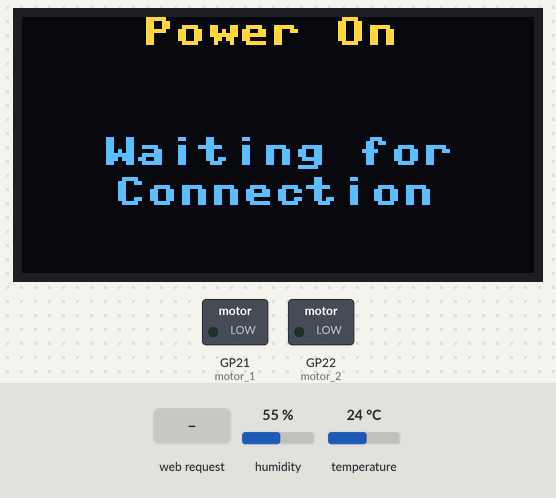
This program was run on a simulated Raspberry Pi Pico running MicroPython. On the bench: 128×64 one-colour display, switched loads named in the program (green lamp = pin HIGH). The test bench sets the inputs (shaded band); at power-on: humidity 55 %, temperature 24 °C. The OLED is the two-colour kind (top 16 rows yellow); WiFi joins after 1.5 s; the clock reads 2024-03-15 10:24:30 at power-on unless the program sets it; what the program prints to the serial console is not drawn.

Above: at 0.1 s.
At 3.2 s:
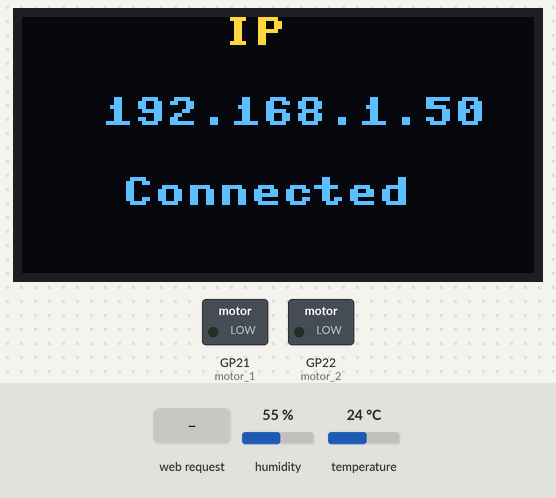
3.3 s: HTTP request GET / received
Timing chart, 0 to 6.3 s (numbered marks = the images above; inputs shaded):
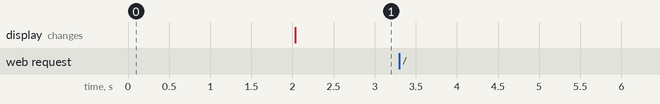

The program:

PicoW_Smart_GreenHouse.py
```python
import time
import network
import socket
from machine import Pin, ADC
from picobricks import SSD1306_I2C, DHT11
from time import sleep
WIDTH = 128
HEIGHT = 64
sda=machine.Pin(4)
scl=machine.Pin(5)
i2c=machine.I2C(0,sda=sda, scl=scl, freq=1000000)
oled = SSD1306_I2C(WIDTH, HEIGHT, i2c)

motor_1 = Pin(21, Pin.OUT)
motor_2 = Pin(22, Pin.OUT)

smo_sensor=ADC(27)
dht_sensor = DHT11(Pin(11))
dht_read_time = time.time() # Defined a variable to keep last DHT11 read time

#Connect to Wifi
ssid = "WiFi ID"
password = "WiFi Password"
wlan = network.WLAN(network.STA_IF)
wlan.active(True)
wlan.connect(ssid, password)
max_wait = 10
status = wlan.ifconfig()

oled.text("Power On",30,0)
oled.text("Waiting for ",20, 30)
oled.text("Connection",23, 40)
oled.show()

while max_wait > 0:
    if wlan.status() < 0 or wlan.status() >= 3:
        break
    max_wait -=1
    print("waiting for connection...")
    time.sleep(1)

if wlan.status() !=3:
    print('network connection failed. Please Check ID and PASSWORD')
else:
    print('connected')
    status = wlan.ifconfig()
    print( 'ip = ' + status[0] )


oled.fill(0)


html = """<!DOCTYPE html><html>
<head><meta name="viewport" content="width=device-width, initial-scale=1">
<link rel="icon" href="data:,">
<style>html { font-family: Helvetica; display: inline-block; margin: 0px auto; text-align: center;}
.buttonBlue { background-color: #0000FF; border: 2px solid #000000;; color: white; padding: 20px 32px; text-align: center; text-decoration: none; display: inline-block; font-size: 16px; margin: 4px 2px; cursor: pointer; }
.buttonOrange { background-color: #FFA500; border: 2px solid #000000;; color: Black; padding: 20px 32px; text-align: center; text-decoration: none; display: inline-block; font-size: 16px; margin: 4px 2px; cursor: pointer; }
text-decoration: none; font-size: 30px; margin: 2px; cursor: pointer;}
</style></head>
<body><center><h1>Smart Green House</h1></center><br><br>
<form><center>
<center> <button class="buttonBlue" name="watering" value="watering" type="submit">WATERING</button>
<br><br>
<center> <button class="buttonOrange" name="check" value="status" type="submit">Check Status</button>
</form>
<br><br>
<br><br>
<p>%s<p></body></html>
"""
html2 = """<!DOCTYPE html><html>
<head><meta name="viewport" content="width=device-width, initial-scale=1">
<link rel="icon" href="data:,">
<body><center></center>
<form></form>

<p>%s<p></body></html>
"""

# Open socket
addr = socket.getaddrinfo('0.0.0.0', 80)[0][-1]
s = socket.socket()
s.bind(addr)
s.listen(1)
print('listening on', addr)
oled.text("IP",50, 0)
oled.text(str(status[0]),20, 20)
oled.text("Connected",25, 40)
oled.show()
# Listen for connections, serve client
tempexp = str()
humexp = str()
soilexp = str()
while True:

    if time.time() - dht_read_time >= 3:
        dht_read_time = time.time()
        try:
            dht_sensor.measure()
        except Exception as e:
            pass
    try:
        cl, addr = s.accept()
        print('client connected from', addr)
        request = cl.recv(1024)
        print("request:")
        print(request)
        request = str(request)
        watering = request.find('watering')
        checkstt = request.find('check')

        print( 'watering = ' + str(watering))
        print( 'checkstt = ' + str(checkstt))

        if watering == 8: # Sulama
            print("watering")
            motor_1.high()
            motor_2.high()
            sleep(1)
            motor_1.low()
            motor_2.low()
            if watering == 8:
                dhtstt = "Watering for 1 sec..."
        else: # Info
            smo=round((smo_sensor.read_u16()/65535)*100)
            temp=dht_sensor.temperature
            hum=dht_sensor.humidity
            dhtstt = "VALUES"
            soilstt = "Soil Sensor Value: "
            soilexp = str(smo) + "%"
            humexp = "Huminity: " +  str(hum) + "% "
            tempexp = "Temperature: "+ str(temp) + "% "

        # Create and send response
        stateis2 = tempexp + humexp + " Soil: " + soilexp
        stateis = dhtstt
        response2 = html2 % stateis2
        response = html % stateis
        cl.send('HTTP/1.0 200 OK\r\nContent-type: text/html\r\n\r\n')
        cl.send(response)
        cl.send(response2)
        cl.close()

    except OSError as e:
        cl.close()
        print('connection closed')
```

Measured:
- after the input at 3.3 s, every drawn part: stays the same
